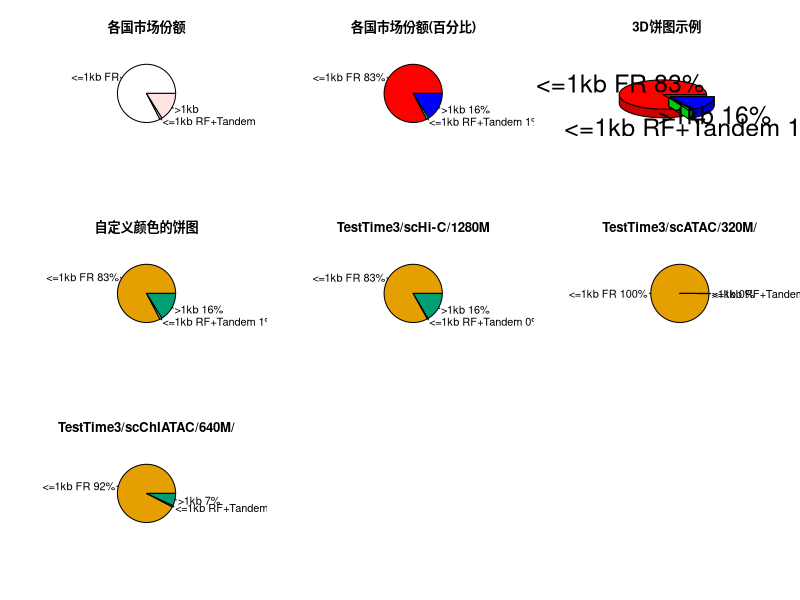

This chart was generated by the following R code:
# 设置布局：3行3列
par(mfrow = c(3, 3))
slices <- c(12545193, 192564, 2444290)
lbls <- c("<=1kb FR", "<=1kb RF+Tandem", ">1kb")
pie(slices, labels = lbls, main="各国市场份额")

# 计算百分比
pct <- round(slices/sum(slices)*100)
lbls <- paste(lbls, pct) # 添加百分比到标签
lbls <- paste(lbls, "%", sep="") # 添加%符号
# 绘制带百分比的饼图
pie(slices, labels = lbls, col=rainbow(length(lbls)), main="各国市场份额(百分比)")


library(plotrix)
pie3D(slices, labels=lbls, explode=0.1, main="3D饼图示例") # 绘制3D饼图
# my_colors <- c("#999999", "#E69F00", "#56B4E9", "#009E73", "#F0E442")
my_colors <- c("#E69F00", "#56B4E9", "#009E73", "#F0E442")
pie(slices, labels = lbls, col = my_colors, main="自定义颜色的饼图")


slices <- c(494438575, 2876199, 97989989)
lbls <- c("<=1kb FR", "<=1kb RF+Tandem", ">1kb")
# 计算百分比
pct <- round(slices/sum(slices)*100)
lbls <- paste(lbls, pct) # 添加百分比到标签
lbls <- paste(lbls, "%", sep="") # 添加%符号
# my_colors <- c("#999999", "#E69F00", "#56B4E9", "#009E73", "#F0E442")
my_colors <- c("#E69F00", "#56B4E9", "#009E73", "#F0E442")
pie(slices, labels = lbls, col = my_colors, main="TestTime3/scHi-C/1280M")

slices <- c(170636156, 3971, 173658)
lbls <- c("<=1kb FR", "<=1kb RF+Tandem", ">1kb")
# 计算百分比
pct <- round(slices/sum(slices)*100)
lbls <- paste(lbls, pct) # 添加百分比到标签
lbls <- paste(lbls, "%", sep="") # 添加%符号
# my_colors <- c("#999999", "#E69F00", "#56B4E9", "#009E73", "#F0E442")
my_colors <- c("#E69F00", "#56B4E9", "#009E73", "#F0E442")
pie(slices, labels = lbls, col = my_colors, main="TestTime3/scATAC/320M/")

slices <- c(189845565, 1692125, 14090721)
lbls <- c("<=1kb FR", "<=1kb RF+Tandem", ">1kb")
# 计算百分比
pct <- round(slices/sum(slices)*100)
lbls <- paste(lbls, pct) # 添加百分比到标签
lbls <- paste(lbls, "%", sep="") # 添加%符号
# my_colors <- c("#999999", "#E69F00", "#56B4E9", "#009E73", "#F0E442")
my_colors <- c("#E69F00", "#56B4E9", "#009E73", "#F0E442")
pie(slices, labels = lbls, col = my_colors, main="TestTime3/scChIATAC/640M/")
